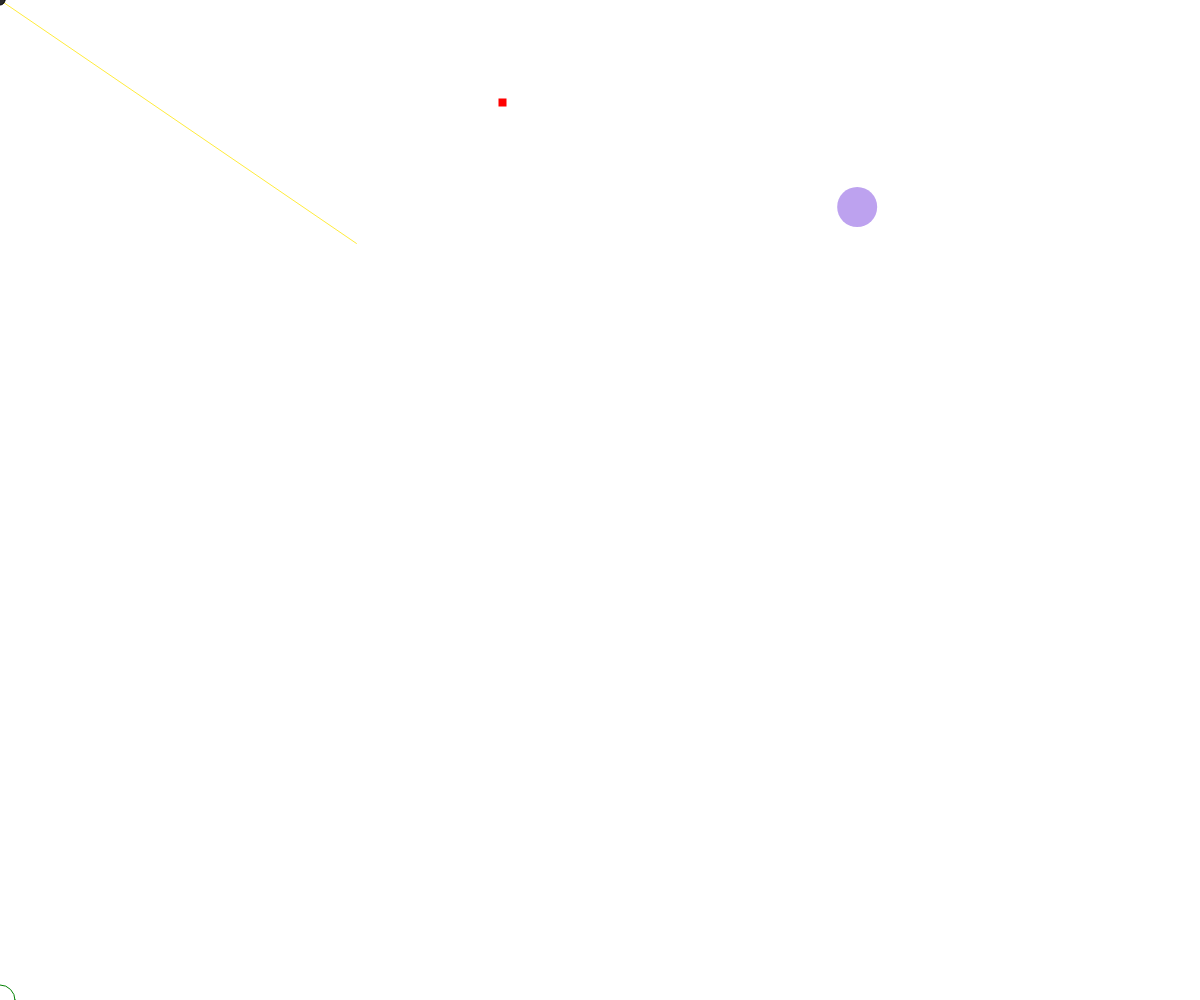
Frame 1 (no input)
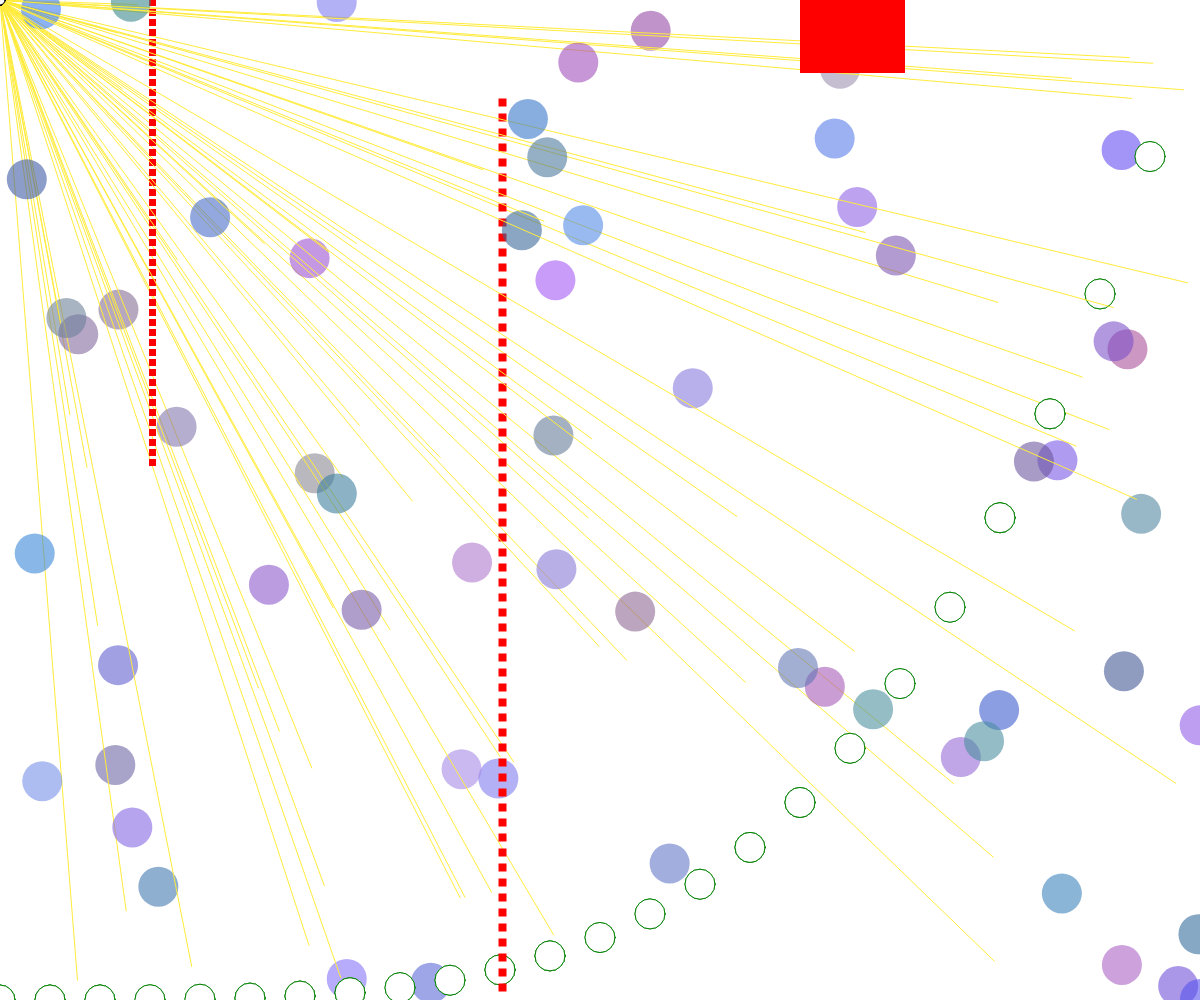
Frame 60 (no input)
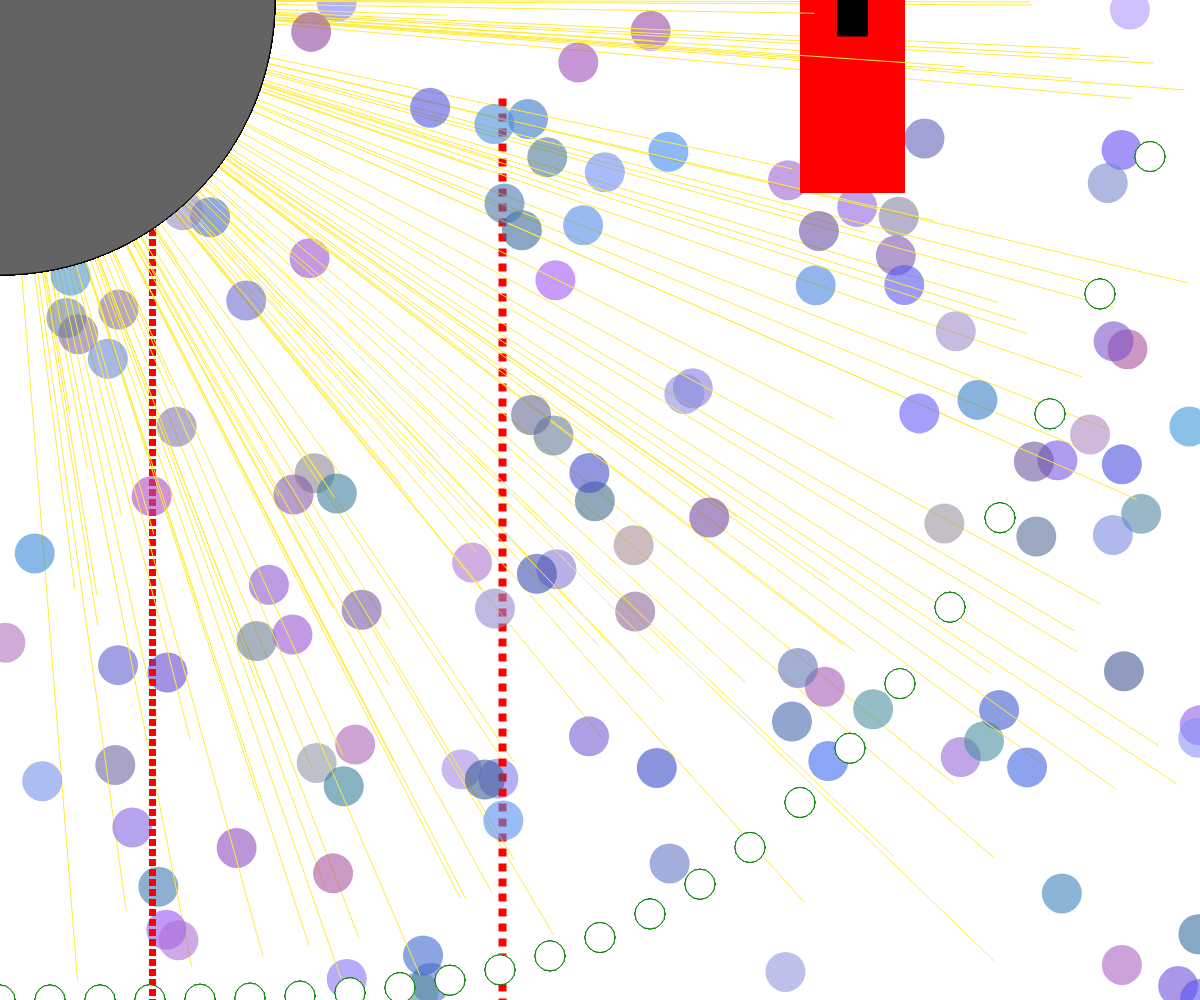
Frame 120 (the mouse pressed at the canvas centre since frame 60)

The p5.js sketch that drew these frames (run headless with seeded random() and noise() and a simulated clock; from frame 60 on, the mouse is pressed at the canvas centre):

// p5.js sketch
// ── sketch.js
//establish global variables
var dots = {
  r: 0,
  g: 0,
  b: 0,
}

var spot = {
  x: 100,
  y: 50
};

var objTwo = {
  x: 100,
  y: 50
};

var center = {};
var rectTwo = {};

var x_pos = 0;

var y = -600;
var y2 = -600;
var y3 = -630;
var y4 = -400;
var y5 = -800;

function setup() {
    createCanvas(windowWidth, windowHeight);
    //establish frame rate of 55 through roundabout modulus
    frameRate(110 % 56);
}

function draw() {
  //assigning random values to variables
  spot.x = random (0, width);
  spot.y = random (0, height);

  dots.r = random(50, 175);
  dots.g = random(70, 150);
  dots.b = random(140, 250);

  objTwo.x = random (0, width);
  objTwo.y = random (0, height);

  center.pos_x = width/2;
  center.pos_y = height/2;

  //I wanted to simulate the random dots example that David Schiffman demonstrated
  //I tried to pick a random spread of colors that would simulate rain, but there might be too much purple
  noStroke();
  fill(dots.r, dots.g, dots.b, 150);
  ellipse(spot.x, spot.y, 40, 40);

  //Lines radiating from the top right corner, like sunshine
  stroke('rgb(255,235,59)');
  strokeWeight(1);
  line (0, 0, objTwo.x, objTwo.y)

  //Then comes a series of lines that will draw across the screen once
  //For each, I created a sandbox and translate the center relative to the screen size
  //I also used these places as an opportunity to fulfill the math function requirements
  push();
  translate(center.pos_x, center.pos_y);
  stroke('black');
  strokeWeight(25);
  fill('black');
  rect(abs(-250), y, 5, 5 );
  y = y + 1;
  pop();

  push();
  translate(center.pos_x, center.pos_y);
  stroke('red');
  strokeWeight(100);
  fill('red');
  rect(250, y2, 5, 5 );
  y2 = y2 + (20 - 18);
  pop();

  push();
  translate(center.pos_x, center.pos_y);
  stroke('red');
  strokeWeight(2);
  fill('red');
  rect(-450, y3, 5, 5 );
  y3 = y3 + (20/2);
  pop();

  push();
  translate(center.pos_x, center.pos_y);
  stroke('red');
  strokeWeight(3);
  fill('red');
  rect(-100, y4, 5, 5 );
  y4 = y4 + (3 * 5);
  pop();

  push();
  translate(center.pos_x, center.pos_y);
  stroke('blue');
  strokeWeight(10);
  rect(-50, y5, 5, 5 );
  y5 = y5 + 2 ;
  pop();

  //flashing circle in the corner
  var redBall = floor( random(255) );
  fill (redBall);
  stroke('black');
  strokeWeight (1);
  //the circle can be enlarged and then shrunk with the mouseX position to create a layered circle effect
  var circleSize = map(mouseX, 0, 100, 10, 100);
  ellipse( 0, (40-40), circleSize );

  //I relied heavily on the example for this next bit, but shanged it up a little
  // draw an ellipse to arc across and create trains
  var y_pos = height - ((x_pos / width) ** 4) * height;
  stroke('green');
  fill(255);
  ellipse( x_pos, y_pos, 30 );
 // update the x_pos to create trains, bound it by the screen
  x_pos += 250;
  x_pos %= width;

}
